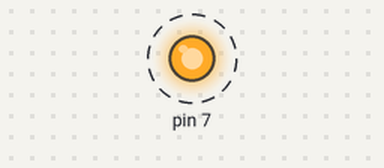
A program run on a simulated Raspberry Pi (header pin numbers). On the bench: output pins drawn as LEDs (lit = HIGH). Dashed ring = blinking. At 20.0 s the program stops and its outputs stay as they are.

Above: at 0.5 s.
Timing chart, 0 to 4.6 s (numbered marks = the images above):
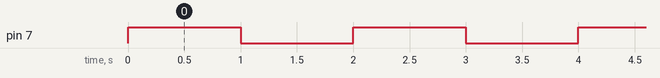

The program:

A1_hello.py
```python
#Connect Ground and Pin 7

#import the GPIO and time package
import RPi.GPIO as GPIO
import time
GPIO.setmode(GPIO.BOARD)
GPIO.setup(7, GPIO.OUT) #GPIO4 on PIN7
# loop through 10 times, on/off for 1 second
for i in range(10):
    GPIO.output(7,True)
    time.sleep(1)
    GPIO.output(7,False)
    time.sleep(1)
GPIO.cleanup()
```

Measured:
- by itself, pin 7: alternates HIGH for 1.0 s and LOW for 1.0 s, 20 changes in all, then stays LOW
